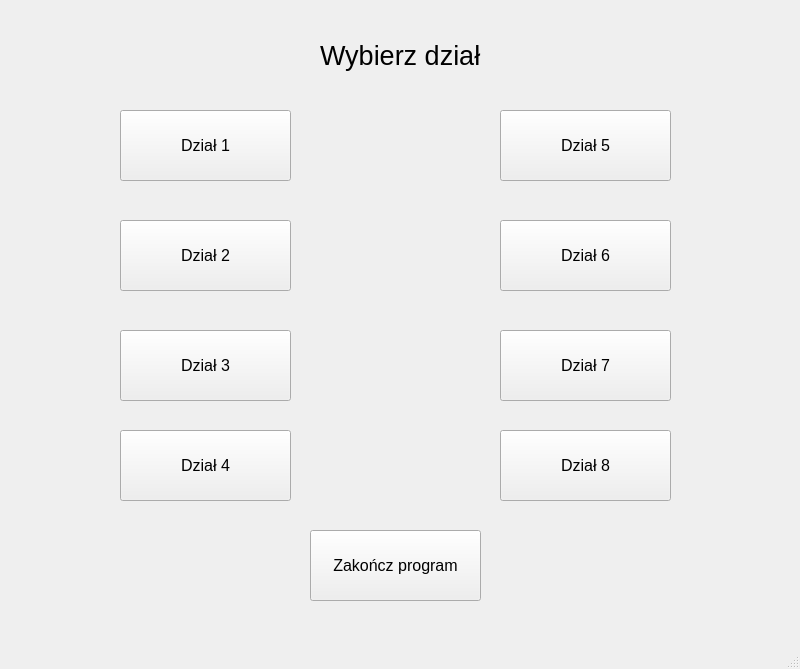
<?xml version="1.0" encoding="UTF-8"?>
<ui version="4.0">
 <class>ProjektWindow</class>
 <widget class="QMainWindow" name="ProjektWindow">
  <property name="geometry">
   <rect>
    <x>0</x>
    <y>0</y>
    <width>800</width>
    <height>669</height>
   </rect>
  </property>
  <property name="windowTitle">
   <string>MainWindow</string>
  </property>
  <widget class="QWidget" name="centralwidget">
   <widget class="QPushButton" name="b1">
    <property name="geometry">
     <rect>
      <x>120</x>
      <y>110</y>
      <width>171</width>
      <height>71</height>
     </rect>
    </property>
    <property name="font">
     <font>
      <pointsize>12</pointsize>
     </font>
    </property>
    <property name="text">
     <string>Dział 1</string>
    </property>
   </widget>
   <widget class="QPushButton" name="b2">
    <property name="geometry">
     <rect>
      <x>120</x>
      <y>220</y>
      <width>171</width>
      <height>71</height>
     </rect>
    </property>
    <property name="font">
     <font>
      <pointsize>12</pointsize>
     </font>
    </property>
    <property name="text">
     <string>Dział 2</string>
    </property>
   </widget>
   <widget class="QPushButton" name="b3">
    <property name="geometry">
     <rect>
      <x>120</x>
      <y>330</y>
      <width>171</width>
      <height>71</height>
     </rect>
    </property>
    <property name="font">
     <font>
      <pointsize>12</pointsize>
     </font>
    </property>
    <property name="text">
     <string>Dział 3</string>
    </property>
   </widget>
   <widget class="QPushButton" name="b4">
    <property name="geometry">
     <rect>
      <x>120</x>
      <y>430</y>
      <width>171</width>
      <height>71</height>
     </rect>
    </property>
    <property name="font">
     <font>
      <pointsize>12</pointsize>
     </font>
    </property>
    <property name="text">
     <string>Dział 4</string>
    </property>
   </widget>
   <widget class="QPushButton" name="b5">
    <property name="geometry">
     <rect>
      <x>500</x>
      <y>110</y>
      <width>171</width>
      <height>71</height>
     </rect>
    </property>
    <property name="font">
     <font>
      <pointsize>12</pointsize>
     </font>
    </property>
    <property name="text">
     <string>Dział 5</string>
    </property>
   </widget>
   <widget class="QPushButton" name="b6">
    <property name="geometry">
     <rect>
      <x>500</x>
      <y>220</y>
      <width>171</width>
      <height>71</height>
     </rect>
    </property>
    <property name="font">
     <font>
      <pointsize>12</pointsize>
     </font>
    </property>
    <property name="text">
     <string>Dział 6</string>
    </property>
   </widget>
   <widget class="QPushButton" name="b7">
    <property name="geometry">
     <rect>
      <x>500</x>
      <y>330</y>
      <width>171</width>
      <height>71</height>
     </rect>
    </property>
    <property name="font">
     <font>
      <pointsize>12</pointsize>
     </font>
    </property>
    <property name="text">
     <string>Dział 7</string>
    </property>
   </widget>
   <widget class="QPushButton" name="b8">
    <property name="geometry">
     <rect>
      <x>500</x>
      <y>430</y>
      <width>171</width>
      <height>71</height>
     </rect>
    </property>
    <property name="font">
     <font>
      <pointsize>12</pointsize>
     </font>
    </property>
    <property name="text">
     <string>Dział 8</string>
    </property>
   </widget>
   <widget class="QPushButton" name="bKoniec">
    <property name="geometry">
     <rect>
      <x>310</x>
      <y>530</y>
      <width>171</width>
      <height>71</height>
     </rect>
    </property>
    <property name="font">
     <font>
      <pointsize>12</pointsize>
     </font>
    </property>
    <property name="text">
     <string>Zakończ program</string>
    </property>
   </widget>
   <widget class="QLabel" name="label">
    <property name="geometry">
     <rect>
      <x>320</x>
      <y>40</y>
      <width>171</width>
      <height>31</height>
     </rect>
    </property>
    <property name="font">
     <font>
      <pointsize>20</pointsize>
     </font>
    </property>
    <property name="text">
     <string>Wybierz dział</string>
    </property>
   </widget>
  </widget>
  <widget class="QMenuBar" name="menubar">
   <property name="geometry">
    <rect>
     <x>0</x>
     <y>0</y>
     <width>800</width>
     <height>21</height>
    </rect>
   </property>
  </widget>
  <widget class="QStatusBar" name="statusbar"/>
 </widget>
 <resources/>
 <connections/>
</ui>
